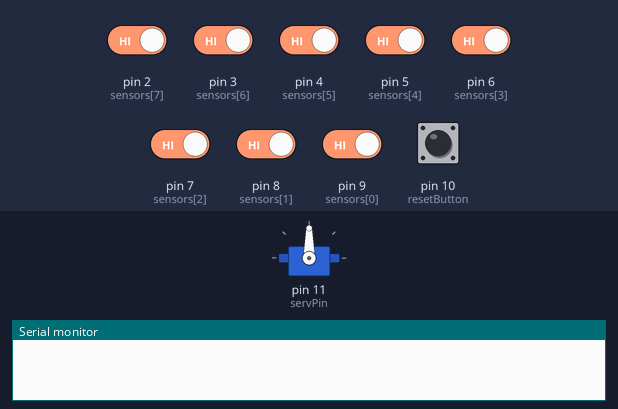
A sketch run on a simulated Arduino Uno, built with avr-gcc and run on an emulated ATmega328P. On the bench: servo, the last lines printed to the serial monitor. Inputs (shaded band) come from the test bench; at power-on: pin 2 (sensors[7]), pin 3 (sensors[6]), pin 4 (sensors[5]), pin 5 (sensors[4]), pin 6 (sensors[3]), pin 7 (sensors[2]), pin 8 (sensors[1]), pin 9 (sensors[0]) HIGH, pin 10 (resetButton) LOW.

Above: at 1.2 s.
1.3 s: pin 10 (resetButton) pulled HIGH for 0.15 s
At 4.0 s:
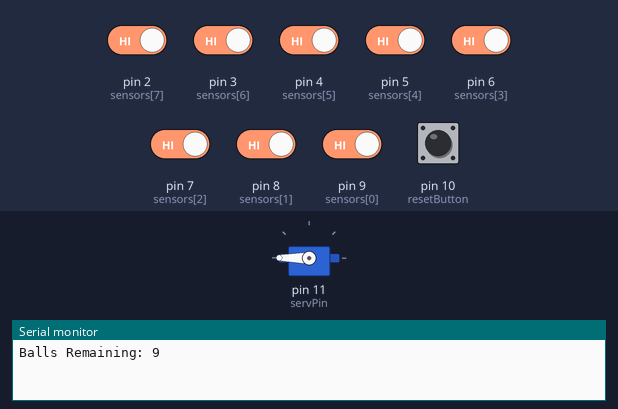
4.3 s: pin 2 (sensors[7]) driven LOW
Timing chart, 0 to 7.3 s (numbered marks = the images above; inputs shaded):
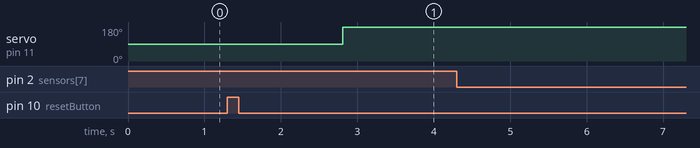

Measured:
- after the input at 1.3 s, servo on pin 11 (servPin): 90° → 180° after 1.5 s

The sketch:

skeeduino_displays.ino
```cpp
#include <SoftwareSerial.h>
#include <Servo.h>

// Name (or label) servo.
Servo ballReturn;

// Declare serial displays.
SoftwareSerial scoreDisp(A0,12);
SoftwareSerial ballDisp(A1,13);

// Pin declarations
int sensors[8] = {9,8,7,6,5,4,3,2};     // create an array of sensors
int resetButton = 10;
int servPin = 11;


// General declarations
int score = 0;
int balls = 9;
int n = 0;
int result;
int s;

// Buffer Declarations
char ballTemp[10];
char scoreTemp[10];

// Debounce delays
int sensDelay = 500;
int resetDelay = 500;

// Servo Declarations
int open = 90;
int close = 180;

void setup() {
  // Decided to try using a for loop to designate each input pin as an INPUT. Works.
  for (int eachSensor = 0; eachSensor <= 7; eachSensor++) {
    pinMode(sensors[eachSensor], INPUT);
  }
  pinMode(resetButton, INPUT);
  ballReturn.attach(servPin);
  Serial.begin(9600);
  ballDisp.begin(9600);
  scoreDisp.begin(9600);
  resetDisplays();
  updateDisplays();
}

void loop() {

  while (balls > 0) {

    // returnControl(close);

    for(s = 0; s <= 7; s++){    // Check sensor array.
    result = digitalRead(sensors[s]);

      if (result == LOW) {
        if (s == 0) {
          n = 100;
          addpoints(n);
        }
        if (s == 1) {
          n = 100;
          addpoints(n);
        }
        if (s == 2) {
          n = 50;
          addpoints(n);
        }
        if (s == 3) {
          n = 40;
          addpoints(n);
        }
        if (s == 4) {
          n = 30;
          addpoints(n);
        }
        if (s == 5) {
          n = 20;
          addpoints(n);
        }
         if (s == 6) {
          n = 10;
          addpoints(n);
        }

        if (s == 7) {
          n = 0;
          addpoints(n);
        }
        else {
          //donothing
        }
      }
    }

// add line: a break attached to button to reset inc, without resetting arduino.

    startOver();

  }//end of while loop

  startOver();

} //end of primary loop

void addpoints(int n){
  score = score + n;
  balls = balls - 1;
  updateDisplays();
  Serial.print("Your score is: ");
  Serial.println(score);
  Serial.print("Balls Remaining: ");
  Serial.println(balls);
  delay(sensDelay);
}

void reset(){
  returnControl(open);
  score = 0;
  balls = 9;
  updateDisplays();
  Serial.print("Balls Remaining: ");
  Serial.println(balls);
  delay(1500);
  returnControl(close);
}

void startOver(){
  int resetState = digitalRead(resetButton);
  if (resetState == HIGH){
    reset();
    delay(resetDelay);
  }
}

void returnControl(int x){
  ballReturn.write(x);
}

void updateDisplays(){
  resetDisplays();
  sprintf(ballTemp, "%4d", balls);
  sprintf(scoreTemp, "%04d", score);
  ballDisp.print(ballTemp);
  scoreDisp.print(score);
}

void resetDisplays(){
  ballDisp.write('v');
  scoreDisp.write('v');
}
```
